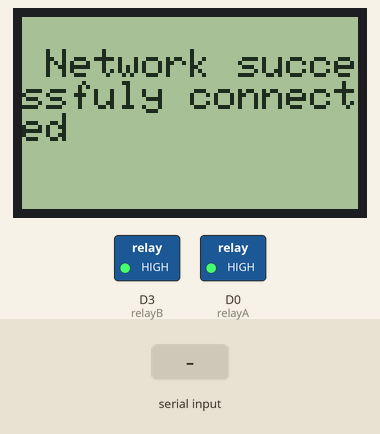
This sketch was run on a simulated ESP8266 (NodeMCU). Shown: 84×48 one-colour display, switched loads named in the sketch (green lamp = pin HIGH). The test bench sets the inputs (shaded band). WiFi joins after 1.5 s; servers stay silent unless stated; uploads are accepted with an empty reply; what the sketch prints to the serial monitor is not drawn.

Above: at 3.6 s.
At 8.0 s:
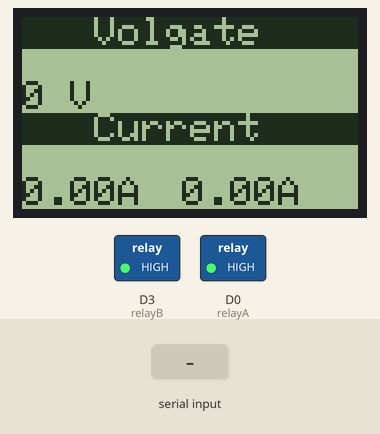
8.1 s: "90,45,200\n" received over the second serial link
11.1 s: "90,45\n" received over the second serial link
At 11.1 s:
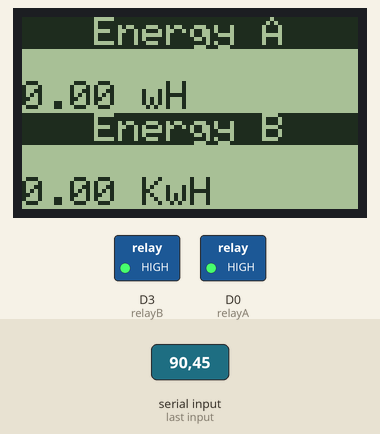
12.7 s: "30,150,10\n" received over the second serial link
Timing chart, 0 to 15.7 s (numbered marks = the images above; inputs shaded):
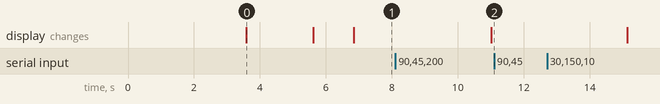

The sketch:

real_esp.ino
```cpp
#include <Wire.h>
//  the libries for wifi
#include <ESP8266HTTPClient.h>
#include <ESP8266WiFi.h>
#include <ESP8266WebServer.h>
#include <SoftwareSerial.h>
// arduino json library
#include <ArduinoJson.h>
const char* ssid = "admin";         // change this to your wireless network
const char* password = "admin123";  // change this to your password network
//Your Domain name with URL path or IP address with path
const char* serverName = "http://192.168.43.196/powerMonitor/API/?t=postData";
const char* serverName2 = "http://192.168.43.196/powerMonitor/API/?t=getVal";
SoftwareSerial ss(D6, D4);  // to make the digital pins into TX and RX respectively

#include <Nokia_LCD.h>
Nokia_LCD lcd(D5 /* CLK */, D7 /* DIN */, D1 /* DC */, D8 /* CE */, D2 /* RST */);
int voltageData = 0;
//the global variable for the data recieved form the esp8266
double currentA_Data = 0, currentB_Data = 0, energyA_Data = 0, energyB_Data = 0, powerA_Data = 0, powerB_Data = 0;
// the varilable fot he display
unsigned int lastDisplayUpdate = 0;
int displayStep = 0;

// the varilables for the status of the relays
int relayBlockA = 0;
int relayBlockB = 0;

// the viable to store the data of the energy form the server
double BootEnergyA = 0;
double BootEnergyB = 0;

// to hold the total energyof the whole system
double totalEnergyA = 0;
double totalEnergyB = 0;
//the relay pins

#define relayA D0
#define relayB D3
// the variables to match the status with the system
int rs1 = 0;
int rs2 = 0;
int a = 0;
void WiFi_SetUp() {
  WiFi.begin(ssid, password);
  Serial.println("Connecting");

  while (WiFi.status() != WL_CONNECTED) {
    delay(500);
    Serial.print(".");
  }


  lcd.clear();
  lcd.setCursor(0, 1);
  lcd.print(" Network successfuly connected ");
  delay(2000);
  Serial.println("");
  Serial.print("Connected to WiFi network with IP Address: ");
  Serial.println(WiFi.localIP());
}


void setup() {
  Serial.begin(9600);  //open serial port, set the baud rate to 9600 bps
  ss.begin(230400);    // to initialize the baurd rate for the software serail pins
  pinMode(relayA, OUTPUT);
  pinMode(relayB, OUTPUT);
  digitalWrite(relayA, HIGH);
  digitalWrite(relayB, HIGH);
  lcd.begin();
  // Set the contrast
  lcd.setContrast(60);  // Good values are usualy between 40 and 60
  // Clear the screen by filling it with black pixels
  lcd.clear();
  lcd.setCursor(10, 3);
  lcd.setInverted(false);
  lcd.print("Welcome  ");
  lcd.clear();
  lcd.setCursor(0, 1);
  lcd.print(" Connecting to the network");
  delay(2000);
  WiFi_SetUp();

  lcd.clear();
  lcd.setCursor(0, 1);
  lcd.print(" Fetching data from  server");
  getData();
}
void loop() {
  //sendData();
  datahandler();
  displayz();
  sendData();
  delay(50);
}
void displayz() {

  if (millis() - lastDisplayUpdate >= 4000) {
    if (displayStep == 0) {
      lcd.clear();
      // Set the cursor on the beginning of the 6th row (the last one)
      lcd.setCursor(0, 0);
      lcd.setInverted(true);
      lcd.print("   Volgate    ");
      lcd.setCursor(0, 2);
      lcd.setInverted(false);
      lcd.print(voltageData);
      lcd.print(" V");
      lcd.setCursor(0, 3);
      lcd.setInverted(true);
      lcd.print("   Current    ");
      lcd.setInverted(false);
      lcd.setCursor(0, 5);
      lcd.print(currentA_Data);
      lcd.print("A ");
      lcd.setCursor(40, 5);
      lcd.print(currentB_Data);
      lcd.print("A");
      displayStep = 1;
    } else if (displayStep == 1) {
      lcd.clear();
      // Set the cursor on the beginning of the 6th row (the last one)
      lcd.setCursor(0, 0);
      lcd.setInverted(true);
      lcd.print("   Energy A   ");
      lcd.setCursor(0, 2);
      lcd.setInverted(false);
      if (totalEnergyA > 1000) {
        lcd.print(totalEnergyA / 1000);
        lcd.print(" KwH");
      } else {
        lcd.print(totalEnergyA);
        lcd.print(" wH");
      }

      lcd.setCursor(0, 3);
      lcd.setInverted(true);
      lcd.print("   Energy B   ");
      lcd.setInverted(false);
      lcd.setCursor(0, 5);
      if (totalEnergyB > 1000) {
        lcd.print(totalEnergyB);
        lcd.print(" wH");
      } else {
        lcd.print(totalEnergyB / 1000);
        lcd.print(" KwH");
      }

      displayStep = 0;
    }
    lastDisplayUpdate = millis();
  }
}
void datahandler() {
  String datas = "";
  while (ss.available() != 0) {
    datas = datas + String(char(ss.read()));
  }
  if (datas != "") {
    Serial.println(datas);
    String input = datas;
    StaticJsonDocument<356> doc;

    DeserializationError error = deserializeJson(doc, input);

    if (error) {
      Serial.print("deserializeJson() failed: ");
      Serial.println(error.c_str());
      return;
    }
    String step = doc["S"];      // "0.00"
    String energyA = doc["E"];   // "0.00"
    String voltage = doc["v"];   // "0.00"
    String currentA = doc["A"];  // "9.03"
    String currentB = doc["B"];  // "9.08"
    String energyB = doc["F"];   // "0.00"
    if (step.toInt() == 0) {
      voltageData = voltage.toInt();
      currentA_Data = currentA.toDouble();
      currentB_Data = currentB.toDouble();
    } else if (step.toInt() == 1) {
      energyA_Data = energyA.toDouble();
      totalEnergyA = BootEnergyA + energyA_Data;
      Serial.println("totalEnergyA");
      Serial.println(totalEnergyA);

    } else if (step.toInt() == 2) {
      energyB_Data = energyB.toDouble();
      totalEnergyB = BootEnergyB + energyB_Data;
      Serial.println("totalEnergyB");
      Serial.println(totalEnergyB);
    }
  }
}

void getData() {
  //Send an HTTP POST request every define interval


  //Check WiFi connection status
  if (WiFi.status() == WL_CONNECTED) {
    WiFiClient client;
    HTTPClient http;
    // Your Domain name

    http.begin(client, serverName2);
    //content-type header
    delay(1000);
    http.addHeader("Content-Type", "application/x-www-form-urlencoded");
    int httpResponseCode = http.GET();
    Serial.print("HTTP Response code: ");
    Serial.println(httpResponseCode);
    if (httpResponseCode == 200) {
      a = 1;
      String payload = http.getString();
      Serial.println(payload);
      StaticJsonDocument<308> doc;

      DeserializationError error = deserializeJson(doc, payload);

      if (error) {
        Serial.print("deserializeJson() failed: ");
        Serial.println(error.c_str());
        return;
      }

      String eA = doc["eA"];  // "7.9"
      String eB = doc["eB"];  // "9.7"
      String sA = doc["sA"];  // "1"
      String sB = doc["sB"];  // "1"

      relayBlockA = sA.toInt();
      relayBlockB = sB.toInt();
      BootEnergyA = eA.toDouble();
      BootEnergyB = eB.toDouble();

      rs1 = relayBlockA;
      rs2 = relayBlockB;
      relayBlockA == 0 ? relayBlockA = 1 : relayBlockA = 0;
      relayBlockB == 0 ? relayBlockB = 1 : relayBlockB = 0;
      Serial.println(BootEnergyA);
      Serial.println(BootEnergyB);
      digitalWrite(relayA, relayBlockA);
      digitalWrite(relayB, relayBlockB);

    } else {
      // when the request was not received by the server
      delay(500);
      http.end();
      getData();
    }

    http.end();

  } else {
    Serial.println("WiFi Disconnected");
  }
}

void sendData() {
  //Send an HTTP POST request every define interval

  //Check WiFi connection status
  if (WiFi.status() == WL_CONNECTED) {
    WiFiClient client;
    HTTPClient http;
    // Your Domain name

    http.begin(client, serverName);
    //content-type header
    http.addHeader("Content-Type", "application/x-www-form-urlencoded");

    // Data to send with HTTP POST
    String httpRequestData = "voltage=" + String(voltageData) + "&currentA=" + String(currentA_Data) + "&currentB=" + String(currentB_Data) + "&energyA=" + String(totalEnergyA) + "&energyB=" + totalEnergyB + "&RstatusA=" + rs1 + "&RstatusB=" + rs2;
    // Send HTTP POST request
    Serial.println(httpRequestData);
    int httpResponseCode = http.POST(httpRequestData);
    Serial.print("HTTP Response code: ");
    Serial.println(httpResponseCode);
    if (httpResponseCode == 200) {
      String payload = http.getString();
      Serial.println(payload);

      StaticJsonDocument<98> doc;

      DeserializationError error = deserializeJson(doc, payload);

      if (error) {
        Serial.print(F("deserializeJson() failed: "));
        Serial.println(error.f_str());
        return;
      }
      String sA = doc["sA"];  // "1"
      String sB = doc["sB"];  // "1"
      relayBlockA = sA.toInt();
      relayBlockB = sB.toInt();
      rs1 = relayBlockA;
      rs2 = relayBlockB;
      relayBlockA == 0 ? relayBlockA = 1 : relayBlockA = 0;
      relayBlockB == 0 ? relayBlockB = 1 : relayBlockB = 0;
      Serial.println(relayBlockA);
      Serial.println(relayBlockB);
      digitalWrite(relayA, relayBlockA);
      digitalWrite(relayB, relayBlockB);

    } else {
      // when the request was not received by the server
    }

    http.end();
  } else {
    Serial.println("WiFi Disconnected");
  }
}
```

Measured:
- after the input at 11.1 s, every drawn part: stays the same
- what the display in image 0 shows lasts 2.0 s, from 3.6 s to 5.6 s
